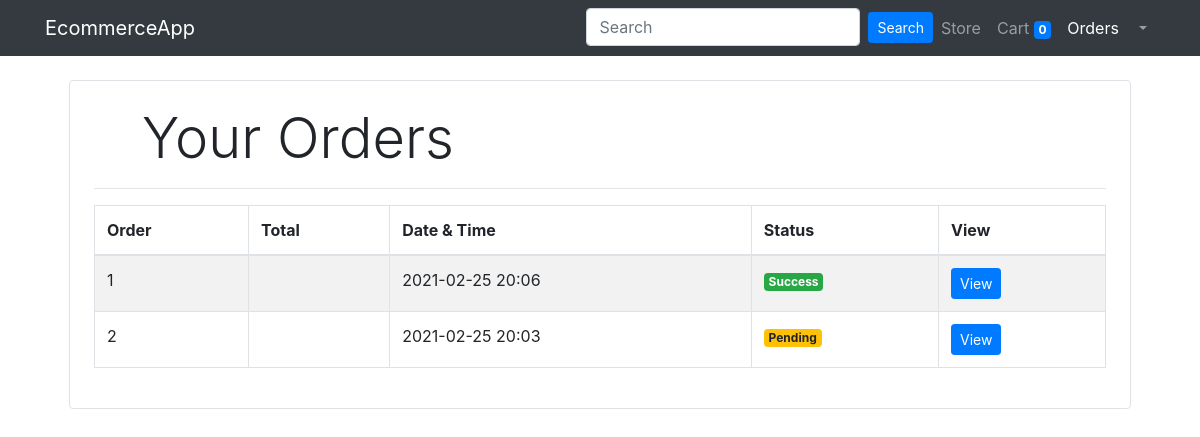
The page /orders/ (signed in) on the database as committed earlier.
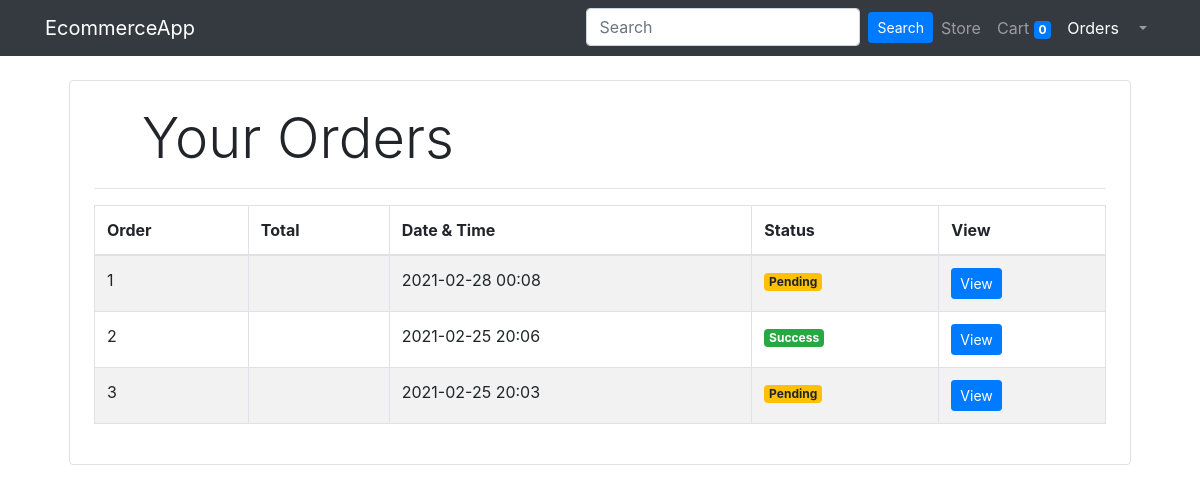
The same page on the database as committed later.
### orders/models/order.py (models this page shows, shortened)
class Order(models.Model):
    customer = models.ForeignKey(Customer, on_delete=models.CASCADE)
    total_price = models.FloatField()
    date = models.DateTimeField(auto_now_add=True)
    status = models.BooleanField(default=False)
    address = models.CharField(
        "Address",
        max_length=1024,
    )
    zip_code = models.CharField(
        "ZIP / Postal code",
        max_length=12,
    )
    city = models.CharField(
        "City",
        max_length=1024,
    )
    state = models.CharField(
        "State",
        max_length=1024
    )
    country = models.CharField(
        "Country",
        max_length=1024,
    )
    @staticmethod
    def get_orders_by_customer_id(customer_id):
        if Customer.get_customer_by_id(customer_id):
            return Order.objects.filter(customer = customer_id).order_by('-date')

### orders/views/orders.py (the view, shortened to what this page needs)
# urls.py: path('', views.Orders.as_view(), name='orders'),
class Orders(View):
    def get(self, request):
        if request.session.get('user_type') == 'seller':
            orders = Order.get_all_orders()
            return render(request, 'orders/seller.html', {'orders':orders})
        else:
            customer_id = request.session.get('user_id')
            orders = Order.get_orders_by_customer_id(customer_id)
            return render(request, 'orders/customer.html', {'orders': orders})

### account/models/customer.py (called while the page is built)
    @staticmethod
    def get_customer_by_id(id):
        try:
            return Customer.objects.filter(id=id).first()
        except:
            return False

### dashboard/templatetags/dashboard_filters.py (called while the page is built)
@register.filter(name = 'currency')
def currency(price):
    return format_currency(price, 'INR', locale='en_IN')

@register.filter(name='is_seller')
def is_seller(request):
    if request.session.get('user_id'):
        if request.session.get('user_type')=="seller":
            return True
    return False

### orders/templates/orders/customer.html (shortened to what this page needs)
{% extends 'dashboard/base.html' %}
{% block content %}
{% load dashboard_filters %}
{% load cart_filters %}
<div class="container">
    <div class="border rounded p-4 m-4">
         <p class="display-4 pl-4 ml-4">Your Orders</p>
         <hr>
         <div class="table-responsive">
         <table id="orders" class="table table-striped table-bordered">
             <thead>
                 <tr>
                     <th>Order</th>
                     <th>Total</th>
                     <th>Date & Time</th>
                     <th>Status</th>
                     <th>View</th>
                 </tr>
             </thead>
             <tbody>
            {% for order in orders %}
            <tr>
                <td>{{forloop.counter}}</td>
                <td>{{order.total_price|currency}}</td>
                <td>{{order.date|date:'Y-m-d H:i'}}</td>
                <td>
                    {% if order.status %}
                    <span class="badge badge-success">Success</span>
                    {% else %}
                    <span class="badge badge-warning">Pending</span>
                    {% endif %}
                </td>
                <td>
                    <form target="_blank" action="{% url 'view-order' %}" method="GET">
                        <input type="submit" value="View" class="btn btn-sm btn-primary"/>
                    </form>
                </td>
            </tr>
            {% endfor %}
        </tbody>
    </table>
</div>
</div>
</div>
{% endblock content %}

### dashboard/templates/dashboard/base.html (shortened to what this page needs)
{% load static %}
{% load dashboard_filters %}
<!doctype html>
<html lang="en">
  <head>
    {% block css %}
    <link rel="stylesheet" href="https://cdn.jsdelivr.net/npm/bootstrap@4.6.0/dist/css/bootstrap.min.css">
    <link rel="stylesheet" href="https://cdnjs.cloudflare.com/ajax/libs/twitter-bootstrap/4.5.2/css/bootstrap.css">
    <link rel="stylesheet" href="https://cdn.datatables.net/1.10.23/css/dataTables.bootstrap4.min.css">
    <link rel="stylesheet" type="text/css" href="https://stackpath.bootstrapcdn.com/font-awesome/4.7.0/css/font-awesome.min.css">
    <link href="{% static 'dashboard/css/index.css' %}" rel="stylesheet">
    {% endblock css%}
  </head>
  <body>
    {% include 'dashboard/navbar.html' %}
    {% block content %}{% endblock content %}
  </body>
</html>

### dashboard/templates/dashboard/navbar.html (shortened to what this page needs)
{% load static %}
{% load dashboard_filters %}
{% url 'home' as home_url %}
{% url 'cart' as cart_url %}
{% url 'orders' as orders_url %}
<nav class="navbar navbar-expand-lg navbar-dark bg-dark fixed-top">
    <div class="container">
      <a class="navbar-brand" href="{{home_url}}">EcommerceApp</a>
      <div class="collapse navbar-collapse" id="navbarResponsive">
        <ul class="navbar-nav ml-auto">
          {% if not request|is_seller %}
          <li class="nav-item">
            <form class="form-inline" action="/" method="get">
              <input class="input-sm form-control mr-sm-2" type="search" name="q" placeholder="Search" aria-label="Search">
              <button class="btn btn-sm btn-primary my-2 my-sm-0" type="submit">Search</button>
            </form>
          </li>
          <li class="nav-item {% if request.get_full_path == home_url %} active {% endif %}">
            <a class="nav-link" href="{{home_url}}">Store
            </a>
          </li>
          <li class="nav-item {% if request.get_full_path == cart_url %} active {% endif %}">
            <a class="nav-link" href="{{cart_url}}">Cart
            <span class="badge badge-primary">{{request.session.cart.keys|length}}</span>
            </a>
          </li>
          {% endif %}
          {% if request.session.user_id %}
          <li class="nav-item {% if request.get_full_path == orders_url %} active {% endif %}">
            <a class="nav-link" href="{{orders_url}}">Orders</a>
          </li>
          <li class="nav-item dropdown">
            <a class="nav-link dropdown-toggle" data-toggle="dropdown" href="#" role="button" aria-haspopup="true" aria-expanded="false">
            </a>
          </li>
          {% endif %}
        </ul>
      </div>
    </div>
  </nav>

### dashboard/static/dashboard/css/index.css (style rules this page uses)
body { padding-top: 56px; }

Rows that differ between the two databases and show on the page:
added Order: date "2021-02-28 00:08", status "Pending"
